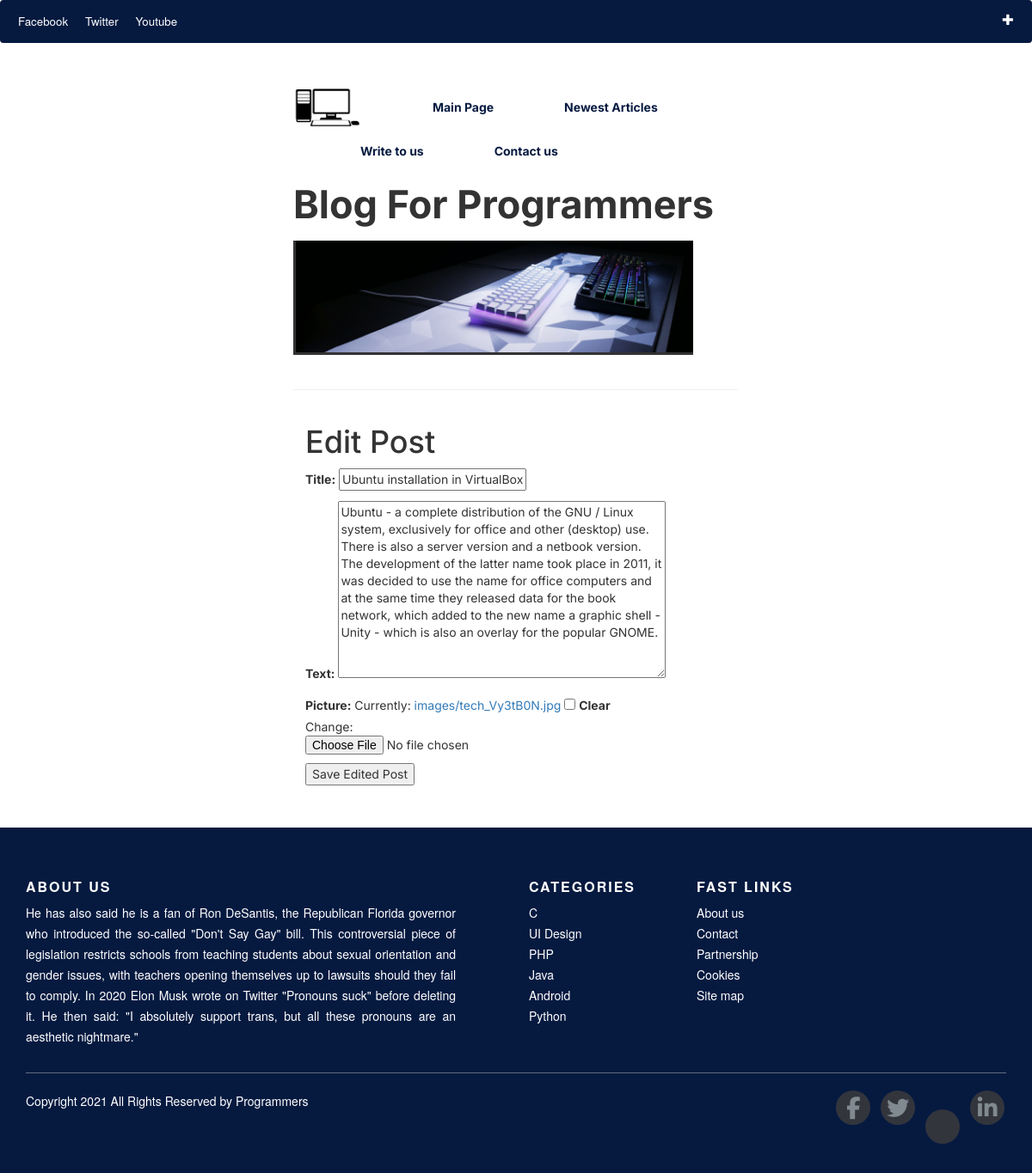
The app's page /post/7/edit/ (signed in) with its own data.
### posts/models.py (models this page shows, shortened)
class Post(models.Model):
    author = models.ForeignKey('auth.user', on_delete=models.CASCADE, null=True)
    title = models.CharField(max_length=200)
    text = models.TextField(null=True)
    created_date = models.DateTimeField(default=timezone.now)
    picture = models.ImageField(upload_to='images/', null=True, blank=True, default='images/default.jpg')

### posts/views.py (the view)
# urls.py: path('post/<int:pk>/edit/', EditPostView.as_view(), name='post_edit'),
class EditPostView(LoginRequiredMixin, UpdateView):
    model = Post
    fields = ['title', 'text', 'picture']
    template_name = 'post_edit.html'
    success_url = reverse_lazy('home')

### templates/post_edit.html (shortened to what this page needs)
{% extends 'base.html' %}
{% block content %}
<h1>Edit Post</h1>
<form method="post" enctype="multipart/form-data">
    {{ form.as_p }}
    <button type="submit">Save Edited Post</button>
</form>
{% endblock %}

### records on screen
Post: title "Ubuntu installation in VirtualBox", text "Ubuntu - a complete distribution of the GNU / Linux system, exclusively for office and other (desktop) use. There is also a server version and a netbook version. The development of the latter name took place in 2011, it was decided to use the name for office computers and at the same time they released data for the book network, which added to the new name a graphic shell - Unity - which is also an overlay for the popular GNOME."
